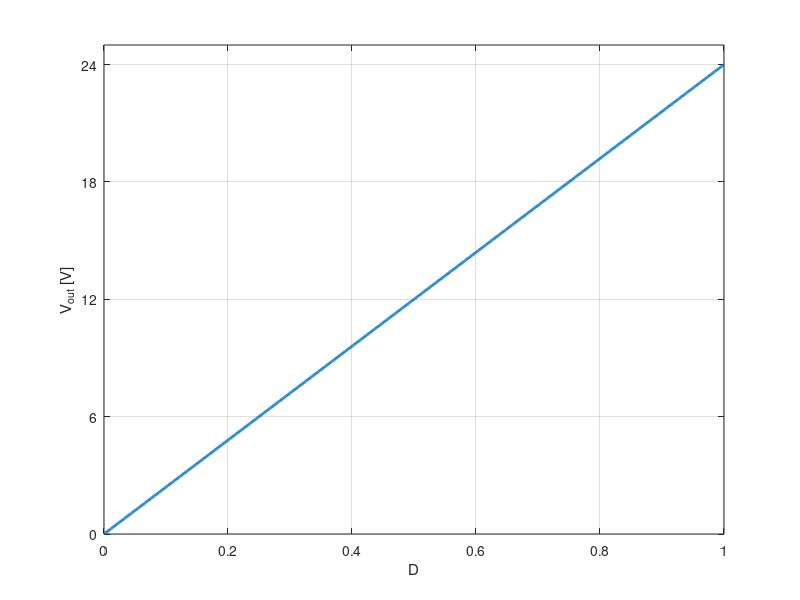

Write MATLAB code to recreate this figure. (Note: this script raises an error after producing the figure.)
%% initialize
clear all;
close all;
clc;
%% buck
Vin = 24;
RL = 10;
L = 100e-6;
C = 100e-6;
%% 2.1 graph Vout(d)
D = linspace(0,1,1001);
Vout = D*Vin;
fig = figure;
plot(D,Vout,'LineWidth',2)
grid on
xlabel('D')
ylabel('V_{out} [V]')
yticks([0,6,12,18,24])
saveFig(fig,'buck_Vout',200)
%% 2.2 graph VCripple(fsw) og ILripple(fsw)
fsw = linspace(40e3,100e3,601);
D = 0.5;
Vout=Vin*D;
dt = 1./fsw*D;
ILripple = 1/L*(Vin-Vout)*dt;
Q = 1./2*ILripple./2.*1./(2.*fsw);
VCripple = Q./C;
fig = figure;
plot(fsw/1000,ILripple,'LineWidth',2)
grid on
xlabel('f_{sw} [kHz]')
ylabel('I_{L,ripple} [A]') 
ylim([0 max(ILripple)])
saveFig(fig,'buck_IL',200)
fig = figure;
plot(fsw/1000,1000*VCripple,'LineWidth',2)
grid on
xlabel('f_{sw} [kHz]')
ylabel('V_{C,ripple} [mV]') 
ylim([0 1000*max(VCripple)])
saveFig(fig,'buck_VC',200)
%% 2.3 Critical RL
fsw=100e3;
D=0.5;
Rcrit = 2*L*fsw/(1-D);
display(Rcrit)
%% 2.4 efficiency
% 100 kHz should be more effective since the p2p ripple current and voltage
% is a lot lower.
%% boost
L = 100e-6;
Vin = 10;
%% 4.1 Vout(D)
D = linspace(0.1,0.6,501);
Vout=Vin./(1-D);
fig = figure;
plot(D,Vout,'LineWidth',2)
grid on
xlabel('D')
ylabel('V_{out} [V]')
saveFig(fig,'boost_Vout',200)
%% 4.2 ILripple
fsw = linspace(40e3,100e3,601);
D = 0.5;
RL = 20;
dt = 1./fsw*D;
ILripple = 1/L*Vin*dt;
fig = figure;
plot(fsw/1000,ILripple,'LineWidth',2)
grid on
xlabel('f_{sw} [kHz]')
ylabel('I_{L_{ripple}} [A]') 
ylim([0 max(ILripple)])
saveFig(fig,'boost_IL',200)
%% 4.3 efficiency 
% 100 kHz should be more effective since the p2p ripple current is a lot lower.